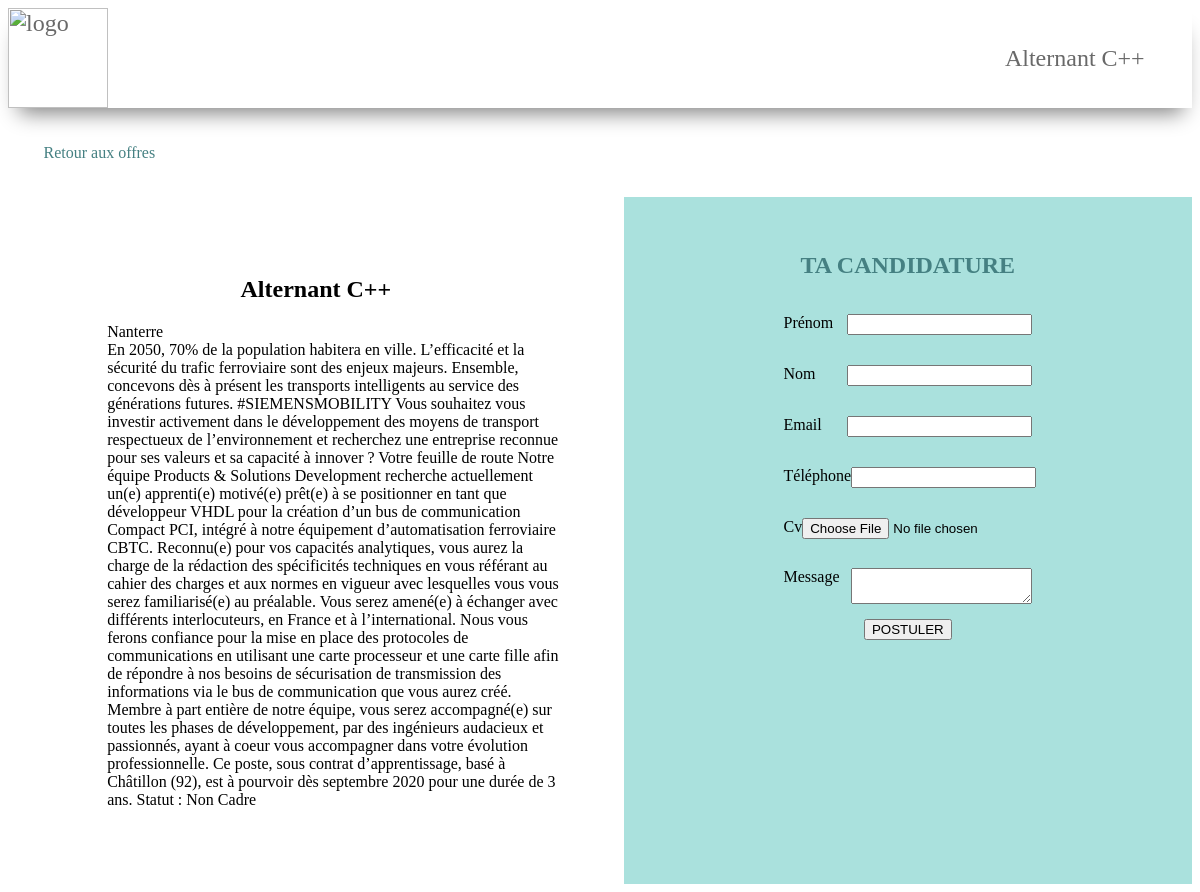
The page /recrutement/3/ on the database its author committed.
### recrutement/models.py (models this page shows, shortened)
class Poste(models.Model):
    titre_poste = models.CharField(max_length=200)
    lieu_poste = models.CharField(max_length=200)
    description = models.TextField()

### recrutement/views.py (the view)
# urls.py: path('<int:poste_id>/', views.detail, name='details'),
def detail(request, poste_id):
    poste = get_object_or_404(Poste, pk=poste_id)
    return render(request, 'recrutement/details.html', {'poste': poste})

### recrutement/templates/recrutement/details.html (shortened to what this page needs)
{% load static %}
<link rel="stylesheet" type="text/css" href="{% static 'recrutement/style.css' %}">
<header>
    <div class="logo">
        <img src="{% static "recrutement/images/logo.png" %}" alt="logo">
    </div>
    <div>
        <p>{{ poste.titre_poste }}</p>
    </div>
</header>
<body>
<div class="redirect">
    <a href="/recrutement/">Retour aux offres</a>
</div>
<div class="poste">
    <section style="width: 50%; padding: 5%; text-align: center">
        <h1>{{ poste.titre_poste }}</h1>
        <ul>
            <li>{{ poste.lieu_poste }}</li>
            <li>{{ poste.description }}</li>
        </ul>
    </section>
    <section class="candidat">
        <h1> TA CANDIDATURE</h1>
        <form action="{% url 'recrutement:postuler' poste.id %}" method="post">
            <div>
                <label>Prénom</label>
                <input type="text" name="prenom" id="prenom" required>
            </div>
            <div>
                <label>Nom</label>
                <input type="text" name="nom" id="nom" required>
            </div>
            <div>
                <label>Email</label>
                <input type="email" name="email" id="email" required>
            </div>
            <div>
                <label>Téléphone</label>
                <input type="text" name="telephone" id="telephone" maxlength="10" required>
            </div>
            <div>
                <label>Cv</label>
                <input type="file" name="cv" id="cv" required>
            </div>
            <div>
                <label>Message</label>
                <textarea name="message" id="message"></textarea>
            </div>
            <input type="submit" value="POSTULER">
        </form>
    </section>
</div>
</body>

### recrutement/static/recrutement/style.css (style rules this page uses)
.poste { display: flex; }
.poste ul { list-style: none; text-align: left; }
.candidat { width: 50%; padding: 3%; text-align: center; background: rgba(121, 208, 201, 0.63); align-items: center; }
.candidat div { padding: 3%; display: flex; justify-content: space-between; width: 50%; }
.candidat h1 { color: #458082; }
.redirect { padding: 3%; }
.redirect a { color: #458082; text-decoration: none; }
form { text-align: -webkit-center; }
img { height: 100px; }
header { display: flex; justify-content: space-between; width: 100%; box-shadow: 1px 15px 20px -10px grey; }
header div { margin-right: 4%; align-self: center; color: dimgrey; font-size: 1.5em; }

### rows shown on the page
Poste: titre_poste "Alternant C++", lieu_poste "Nanterre", description "En 2050, 70% de la population habitera en ville. L’efficacité et la sécurité du trafic ferroviaire sont des enjeux majeurs. Ensemble, concevons dès à présent les transports intelligents au service des générations futures. #SIEMENSMOBILITY Vous souhaitez vous investir activement dans le développement des moyens de transport respectueux de l’environnement et recherchez une entreprise reconnue pour ses valeurs et sa capacité à innover ? Votre feuille de route Notre équipe Products & Solutions Development recherche actuellement un(e) apprenti(e) motivé(e) prêt(e) à se positionner en tant que développeur VHDL pour la création d’un bus de communication Compact PCI, intégré à notre équipement…"
